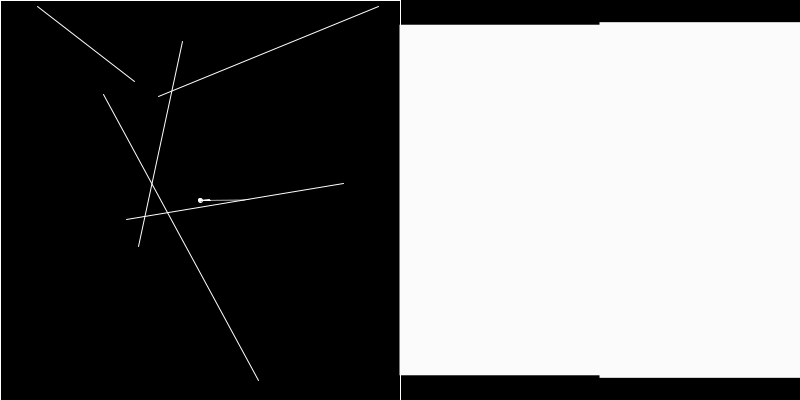
Frame 1 (no input)
Frame 60 (the mouse pressed at the canvas centre just before this capture): identical to frame 1, image omitted
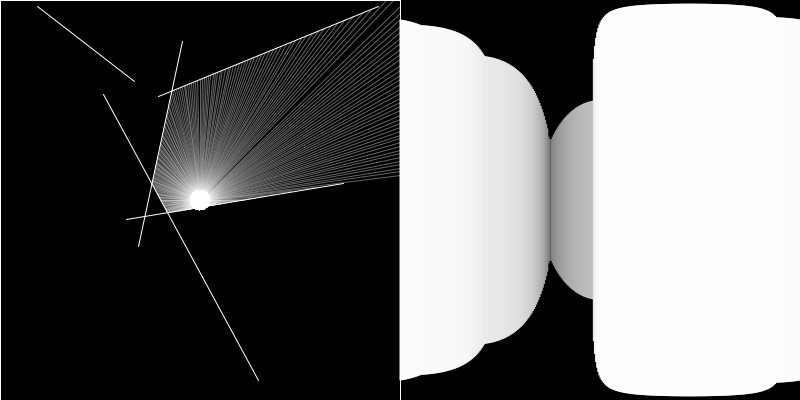
Frame 120 (the mouse held since frame 60 and released just before this capture)

The Processing sketch that drew these frames (run headless with seeded random() and noise(); from frame 60 on, the mouse is pressed at the canvas centre):

// Processing sketch: CC_146_Rendering_Ray_Casting
// ── CC_146_Rendering_Ray_Casting.pde
// Daniel Shiffman
// https://thecodingtrain.com/CodingChallenges/146-rendering-ray-casting.html
// https://youtu.be/vYgIKn7iDH8

// Rendering Ray Casting
// https://editor.p5js.org/codingtrain/sketches/yEzlR0_zq

import java.util.ArrayList;

ArrayList<Boundary> walls;
Particle particle;
float xoff = 0;
float yoff = 10000;

float sceneW = 400;
float sceneH = 400;

void setup() {
  size(800, 400);
  walls = new ArrayList<>();
  for (int i = 0; i < 5; i++) {
    float x1 = random(sceneW);
    float x2 = random(sceneW);
    float y1 = random(sceneH);
    float y2 = random(sceneH);
    walls.add(new Boundary(x1, y1, x2, y2));
  }
  walls.add(new Boundary(0, 0, sceneW, 0));
  walls.add(new Boundary(sceneW, 0, sceneW, sceneH));
  walls.add(new Boundary(sceneW, sceneH, 0, sceneH));
  walls.add(new Boundary(0, sceneH, 0, 0));
  particle = new Particle();
}

void draw() {
  // Updating FOV relative to mouseX since Processing has no support for sliders
  int FOVvalue = 45;
  if (mouseX <= 2) {
    FOVvalue = 2;
  } else if (mouseX >= width / 2) {
    FOVvalue = 360;
  } else {
    FOVvalue = (int)map(mouseX, 0, width / 2, 0, 360);
  }
  particle.updateFOV(FOVvalue);
  
  if (keyPressed && key == CODED) {
    if (keyCode == LEFT) {
      particle.rotate(-0.1);
    } else if (keyCode == RIGHT) {
      particle.rotate(0.1);
    } else if (keyCode == UP) {
      particle.move(2);
    } else if (keyCode == DOWN) {
      particle.move(-2);
    }
  }

  background(0);
  for (Boundary wall : walls) {
    wall.show();
  }
  particle.show();

  ArrayList<Float> scene = particle.look(walls);
  float w = sceneW / scene.size();

  push();
  translate(sceneW, 0);
  for (int i = 0; i < scene.size(); i++) {
    noStroke();
    float sq = scene.get(i) * scene.get(i);
    float wSq = sceneW * sceneW;
    float b = map(sq, 0, wSq, 255, 0);
    float h = map(scene.get(i), 0, sceneW, sceneH, 0);
    fill(b);
    rectMode(CENTER);
    rect(i * w + w / 2, sceneH / 2, w + 1, h);
  }
  pop();
}

// ── Boundary.pde
// Daniel Shiffman
// https://thecodingtrain.com/CodingChallenges/146-rendering-ray-casting.html
// https://youtu.be/vYgIKn7iDH8

// Rendering Ray Casting
// https://editor.p5js.org/codingtrain/sketches/yEzlR0_zq

class Boundary {
  PVector a, b;
  
  Boundary(float x1, float y1, float x2, float y2) {
    a = new PVector(x1, y1);
    b = new PVector(x2, y2);
  }

  void show() {
    stroke(255);
    line(a.x, a.y, b.x, b.y);
  }
}

// ── Particle.pde
// Daniel Shiffman
// https://thecodingtrain.com/CodingChallenges/146-rendering-ray-casting.html
// https://youtu.be/vYgIKn7iDH8

// Rendering Ray Casting
// https://editor.p5js.org/codingtrain/sketches/yEzlR0_zq

class Particle {
  int fov;
  PVector pos;
  ArrayList<Ray> rays;
  float heading;
  
  Particle() {
    //this.fov = 45; // original code
    fov = 60; // fisheye fix
    pos = new PVector(sceneW / 2, sceneH / 2);
    rays = new ArrayList<>();;
    heading = 0;
    for (int a = -fov / 2; a < fov / 2; a++) {
      rays.add(new Ray(pos, radians(a)));
    }
  }

  void updateFOV(int fov) {
    this.fov = fov;
    rays = new ArrayList<>();
    for (int a = -fov / 2; a < fov / 2; a++) {
      rays.add(new Ray(pos, radians(a) + heading));
    }
  }

  void rotate(float angle) {
    heading += angle;
    int index = 0;
    for (int a = -fov / 2; a < fov / 2; a++) {
      rays.get(index).setAngle(radians(a) + heading);
      index++;
    }
  }

  void move(float amt) {
    PVector vel = PVector.fromAngle(heading);
    vel.setMag(amt);
    pos.add(vel);
  }

  void update(float x, float y) {
    pos.set(x, y);
  }

  ArrayList<Float> look(ArrayList<Boundary> walls) {
    ArrayList<Float> scene = new ArrayList<>();
    for (int i = 0; i < rays.size(); i++) {
      Ray ray = rays.get(i);
      PVector closest = null;
      float record = Float.MAX_VALUE;
      for (Boundary wall : walls) {
        PVector pt = ray.cast(wall);
        if (pt != null) {
          float d = PVector.dist(pos, pt);
          float a = ray.dir.heading() - heading;
          if (!mousePressed) {
            d *= cos(a);
          }
          if (d < record) {
            record = d;
            closest = pt;
          }
        }
      }
      if (closest != null) {
        // colorMode(HSB);
        // stroke((i + frameCount * 2) % 360, 255, 255, 50);
        stroke(255, 100);
        line(pos.x, pos.y, closest.x, closest.y);
      }
      scene.add(record);
    }
    return scene;
  }

  void show() {
    fill(255);
    circle(pos.x, pos.y, 4);
    for (Ray ray : rays) {
      ray.show();
    }
  }
}

// ── Ray.pde
// Daniel Shiffman
// https://thecodingtrain.com/CodingChallenges/146-rendering-ray-casting.html
// https://youtu.be/vYgIKn7iDH8

// Rendering Ray Casting
// https://editor.p5js.org/codingtrain/sketches/yEzlR0_zq

class Ray {
  PVector pos, dir;
  
  Ray(PVector pos, float angle) {
    this.pos = pos;
    this.dir = PVector.fromAngle(angle);
  }

  void setAngle(float angle) {
    dir = PVector.fromAngle(angle);
  }

  void lookAt(float x, float y) {
    dir.x = x - pos.x;
    dir.y = y - pos.y;
    dir.normalize();
  }

  void show() {
    stroke(255);
    push();
    translate(pos.x, pos.y);
    line(0, 0, dir.x * 10, dir.y * 10);
    pop();
  }

  PVector cast(Boundary wall) {
    float x1 = wall.a.x;
    float y1 = wall.a.y;
    float x2 = wall.b.x;
    float y2 = wall.b.y;

    float x3 = pos.x;
    float y3 = pos.y;
    float x4 = pos.x + dir.x;
    float y4 = pos.y + dir.y;

    float den = (x1 - x2) * (y3 - y4) - (y1 - y2) * (x3 - x4);
    if (den == 0) {
      return null;
    }

    float t = ((x1 - x3) * (y3 - y4) - (y1 - y3) * (x3 - x4)) / den;
    float u = -((x1 - x2) * (y1 - y3) - (y1 - y2) * (x1 - x3)) / den;
    if (t > 0 && t < 1 && u > 0) {
      PVector pt = new PVector();
      pt.x = x1 + t * (x2 - x1);
      pt.y = y1 + t * (y2 - y1);
      return pt;
    } else {
      return null;
    }
  }
}
